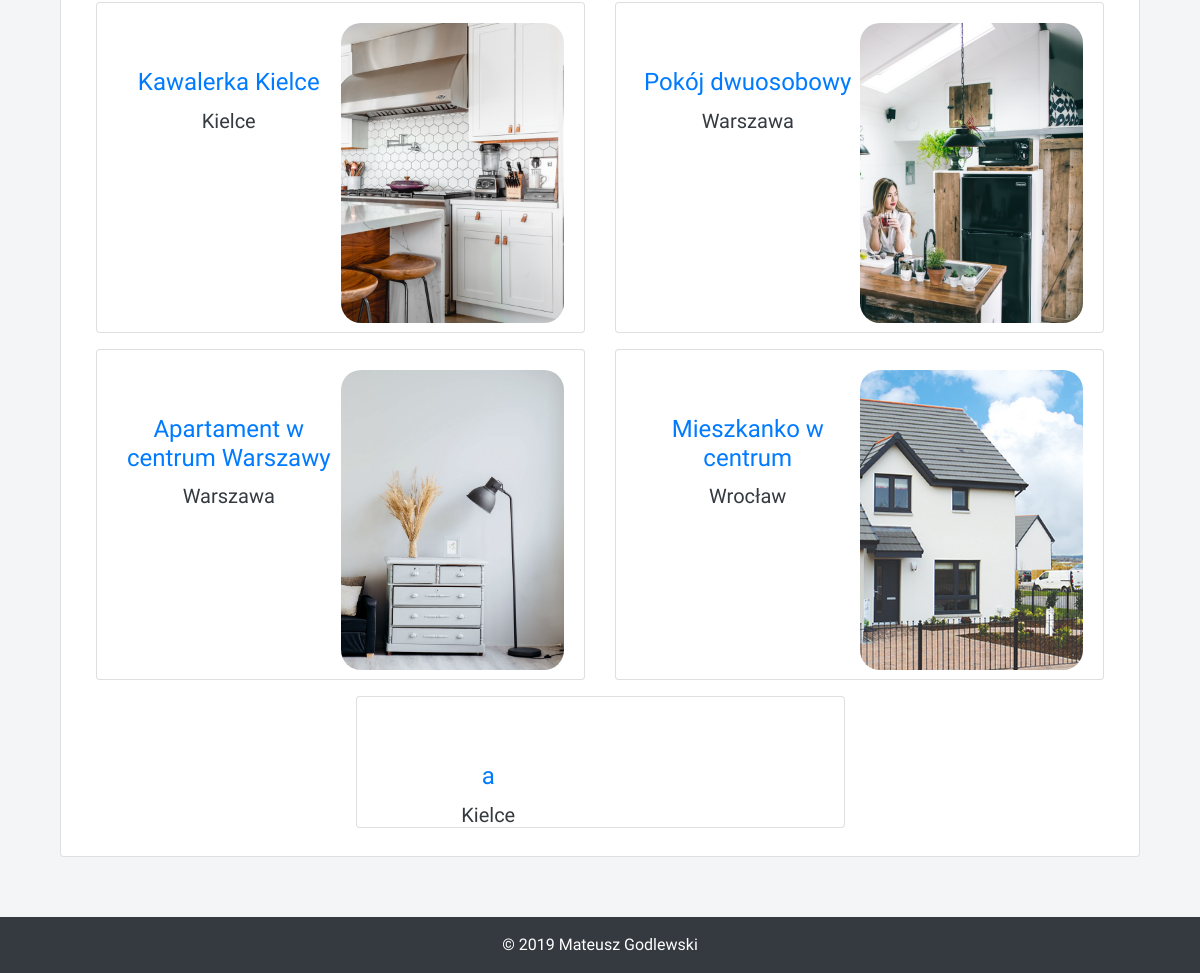
The page /adverts/ (lower part) on the database as committed earlier.
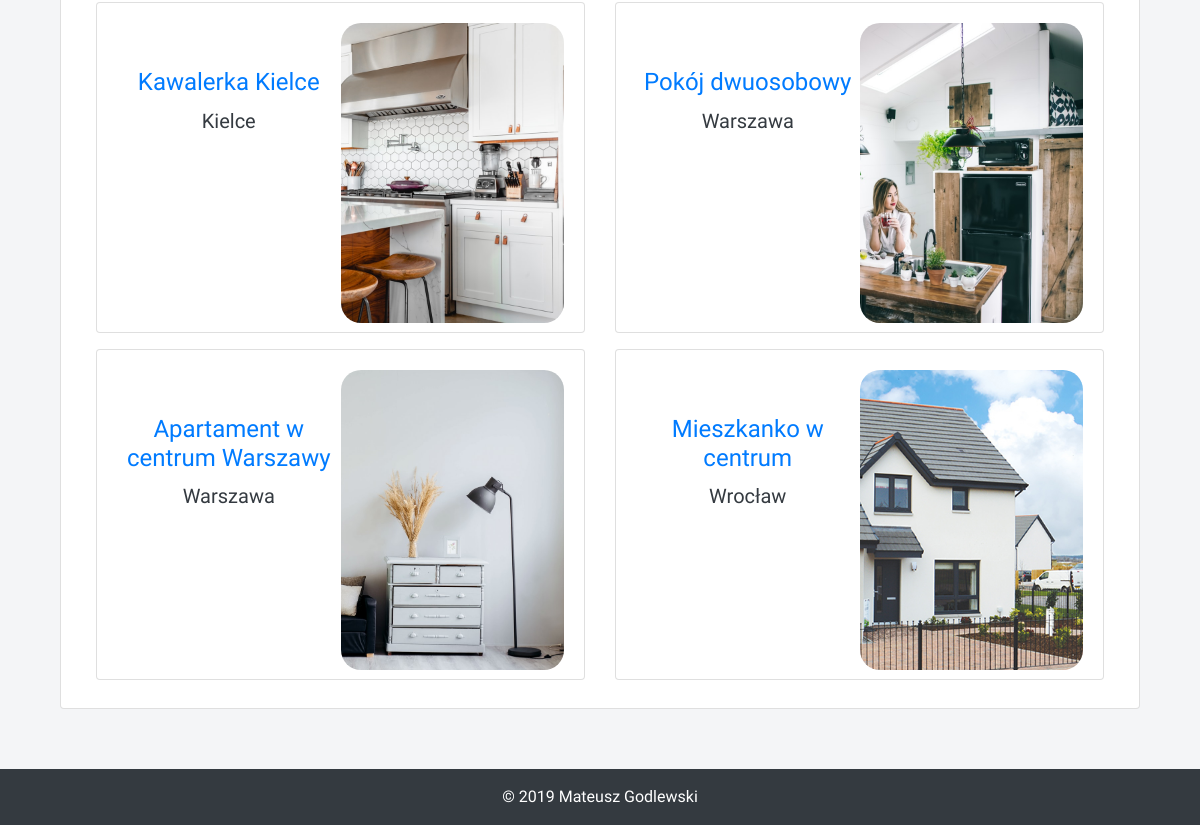
The same page on the database as committed later.
### adverts/models.py (models this page shows, shortened)
class Advert(models.Model):
    objects = AdvertManager()   # advert manager, used for search
    location = GoogleMaps()     # adver google maps location object
    CATEGORY_CHOICES = (
        ("Dom", "Dom"),
        ("Mieszkanie", "Mieszkanie"),
        ("Pokój", "Pokój"),
    )
    TYPE_CHOICES = (
        ("Wynajem", "Wynajem"),
        ("Sprzedaż", "Sprzedaż")
    )
    slug = models.SlugField(null=True, blank=True)
    user = models.ForeignKey(User, default=1, null=True, on_delete=models.CASCADE)
    title = models.CharField(max_length=120, verbose_name="Tytuł")
    content = models.TextField(null=True, blank=True, verbose_name="Opis")
    category = models.CharField(max_length=10, choices=CATEGORY_CHOICES, verbose_name="Kategoria")
    advert_type = models.CharField(max_length=10, choices=TYPE_CHOICES, verbose_name="Typ")
    create_date = models.DateTimeField(default=timezone.now)
    furnished = models.BooleanField(default=False, verbose_name="Umeblowanie")
    city = models.CharField(max_length=100, blank=False, verbose_name="Miasto")
    address = models.CharField(max_length=100, blank=False, verbose_name="Adres")
    price = models.PositiveIntegerField(blank=False, null=False, verbose_name="Cena")
    image = models.ImageField(upload_to="images/", blank=True, null=True, verbose_name="Zdjęcia")
    map_url = models.CharField(max_length=200, default="") # google maps url
    map_coord_x = models.FloatField(default=0)  # longitude
    map_coord_y = models.FloatField(default=0)  # latitude

### adverts/views.py (the view)
# urls.py: path("", advert_browse_view),
def advert_browse_view(request):
    template_name = "adverts/adverts-browse.html"
    adverts = Advert.objects.all()
    context = {"adverts": adverts}
    return render(request, template_name, context)

### adverts/models.py (called while the page is built)
    def get_queryset(self):
        return AdvertQuerySet(self.model, using=self._db)

### adverts/templates/adverts/adverts-browse.html (shortened to what this page needs)
{% extends "website/base.html" %}
{% block content %}
    <div class="card" style="margin:5%;">
        <div class="card-body">
            <div style="margin:auto" class="row">
                {% for object in adverts %}
                    {% include "adverts/adverts-inline.html" with advert=object %}
                {% endfor %}
            </div>
        </div>
    </div>
{% endblock  %}

### adverts/templates/adverts/adverts-inline.html
<div class = "col-12 col-md-6 mx-auto mb-2 mt-2">
    <div class = "card">
        <a id="advert-inline" href="/adverts/{{advert.id}}">
            <div class = "card-body">
                <div id="advert-inline-title">
                    <h4 class="card-title text-center" style=>{{advert.title}}</h4>
                    <h5 class="card-text text-center text-dark">{{advert.city}}</h5>
                </div>
                {% if advert.image %}
                    <div id="advert-inline-image"><img src="{{advert.image.url}}" height="300", align="right"></div>
                {% endif %}
            </div>
        </a>
    </div>
</div>

Rows that differ between the two databases and show on the page:
removed Advert: title "a", city "Kielce"
